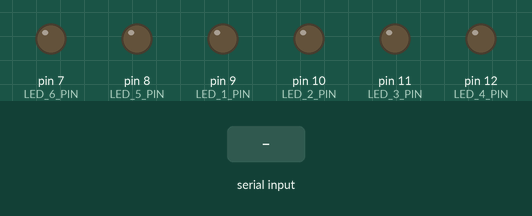
Simulated run of this sketch. Board: Arduino Uno, built with avr-gcc and run on an emulated ATmega328P. On the bench: output pins drawn as LEDs (lit = HIGH). The inputs (shaded band) are chosen by the test bench.

Above: at 1.2 s.
1.3 s: "L" received over Serial
At 2.5 s:
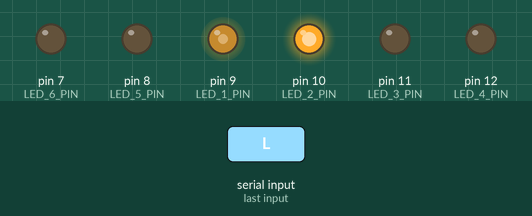
2.8 s: "E" received over Serial
At 3.7 s:
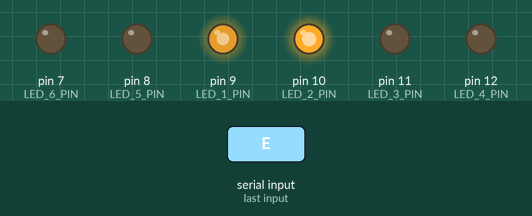
4.3 s: "I" received over Serial
At 4.9 s:
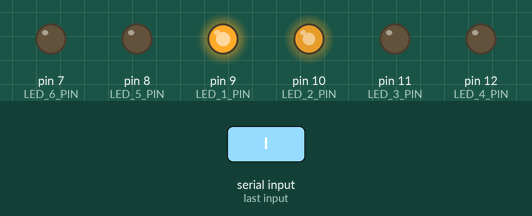
5.8 s: "R" received over Serial
At 7.0 s:
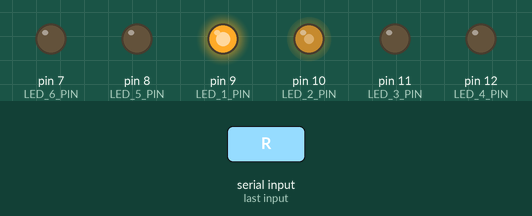
7.3 s: "F" received over Serial
At 8.4 s:
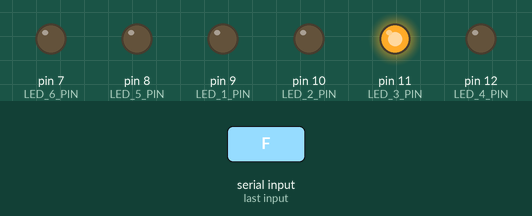
8.8 s: "B" received over Serial
At 9.5 s:
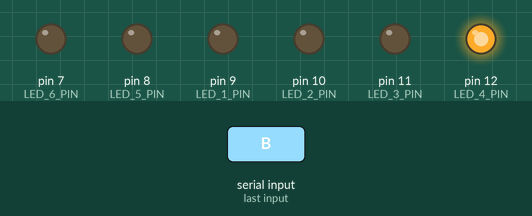
Timing chart, 0 to 11.3 s (numbered marks = the images above; inputs shaded):
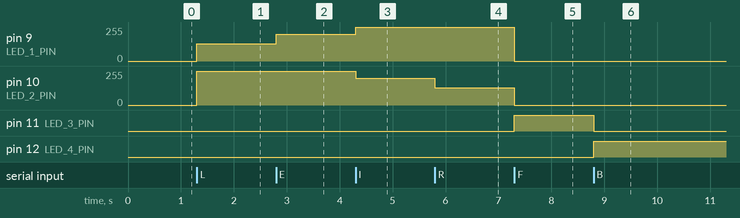

The sketch:

Test_slight_turn.ino
```cpp
//We will use LEDs to test the code. In the real code they represent the Motor and it's actions:
#define LED_1_PIN 9 //stands for the wheels on the left side
#define LED_2_PIN 10 //stands for the wheels on the right side
#define LED_3_PIN 11 //stands for forward movement (all wheels on same speed)
#define LED_4_PIN 12 //stands for backwards movement (all wheels on same speed, motors spin in other direction)
#define LED_5_PIN 8 //stands for halting the vehilce; all motors stand still
#define LED_6_PIN 7 //stands for starting the car
char answer;


void powerOffLEDs()
{
//function to make sure all LEDs are off when we begin
analogWrite(LED_1_PIN, 0);
analogWrite(LED_2_PIN, 0);
analogWrite(LED_3_PIN, 0);
analogWrite(LED_4_PIN, 0);
analogWrite(LED_5_PIN, 0);
analogWrite(LED_6_PIN, 0);
}

void setup() {
  // put your setup code here, to run once:
//Start Serial with the chosen Baudrate:
Serial.begin(9600);
//set the LEDs as outputs:
pinMode(LED_1_PIN, OUTPUT);
pinMode(LED_2_PIN, OUTPUT);
pinMode(LED_3_PIN, OUTPUT);
pinMode(LED_4_PIN, OUTPUT);
pinMode(LED_5_PIN, OUTPUT);
pinMode(LED_6_PIN, OUTPUT);
powerOffLEDs();
}

void loop() {
  // put your main code here, to run repeatedly:
if (Serial.available() > 0)
{
  answer = Serial.read();

   switch (answer)
   {
    case 'L':
    //Turn left:
    powerOffLEDs();
    analogWrite(LED_1_PIN, 128);
    analogWrite(LED_2_PIN, 255);
    break;

    case 'E':
    //Turn slightly left:
    powerOffLEDs();
    analogWrite(LED_1_PIN, 200);
    analogWrite(LED_2_PIN, 255);
    break;

    case 'I':
    //Turn slightly right:
    powerOffLEDs();
    analogWrite(LED_2_PIN, 200);
    analogWrite(LED_1_PIN, 255);
    break;

    case 'R':
    //Turn right:
    powerOffLEDs();
    analogWrite(LED_2_PIN, 128);
    analogWrite(LED_1_PIN, 255);
    break;

    case 'F':
    //Move forward:
    powerOffLEDs();
    analogWrite(LED_3_PIN, 255);
    break;

    case 'B':
    //Move backward:
    powerOffLEDs();
    analogWrite(LED_4_PIN, 255);
    break;

    case 'H':
    //Halt:
    powerOffLEDs();
    analogWrite(LED_5_PIN, 255);
    break;

    case 'S':
    //Start
    powerOffLEDs();
    analogWrite(LED_6_PIN, 255);
    break;

    default:
    break;
   }
}
}
```

Measured:
- after the input at 1.3 s, pin 9 (LED_1_PIN): 0/255 → 128/255 at once; pin 10 (LED_2_PIN): 0/255 → 255/255 at once
- after the input at 2.8 s, pin 9 (LED_1_PIN): 128/255 → 200/255 at once
- after the input at 4.3 s, pin 9 (LED_1_PIN): 200/255 → 255/255 at once; pin 10 (LED_2_PIN): 255/255 → 200/255 at once
- after the input at 5.8 s, pin 10 (LED_2_PIN): 200/255 → 128/255 at once
- after the input at 7.3 s, pin 9 (LED_1_PIN): 255/255 → 0/255 at once; pin 10 (LED_2_PIN): 128/255 → 0/255 at once; pin 11 (LED_3_PIN): LOW → HIGH at once
- after the input at 8.8 s, pin 11 (LED_3_PIN): HIGH → LOW at once; pin 12 (LED_4_PIN): LOW → HIGH at once
